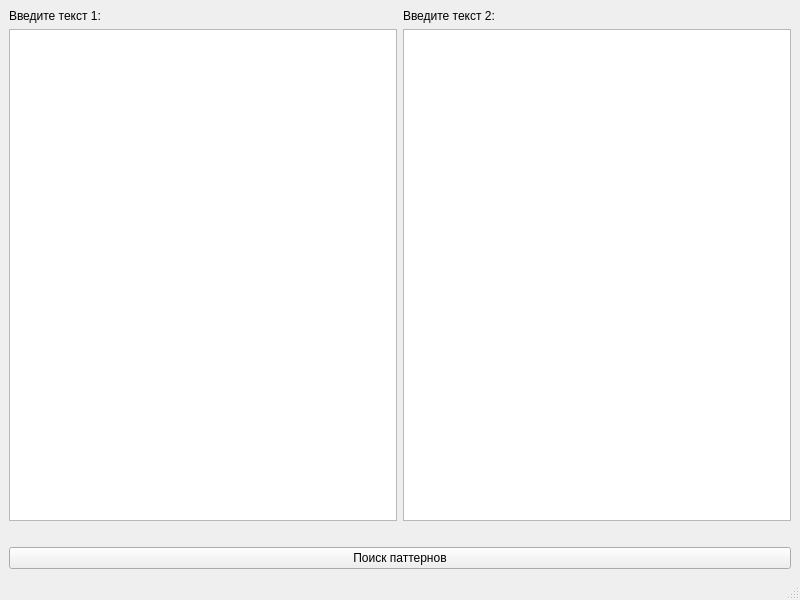
<?xml version="1.0" encoding="UTF-8"?>
<ui version="4.0">
 <class>MainWindow</class>
 <widget class="QMainWindow" name="MainWindow">
  <property name="geometry">
   <rect>
    <x>0</x>
    <y>0</y>
    <width>800</width>
    <height>600</height>
   </rect>
  </property>
  <property name="windowTitle">
   <string>MainWindow</string>
  </property>
  <widget class="QWidget" name="centralwidget">
   <layout class="QVBoxLayout" name="verticalLayout_3">
    <item>
     <layout class="QHBoxLayout" name="horizontalLayout">
      <item>
       <layout class="QVBoxLayout" name="verticalLayout_2">
        <item>
         <widget class="QLabel" name="label_2">
          <property name="text">
           <string>Введите текст 1:</string>
          </property>
         </widget>
        </item>
        <item>
         <widget class="QPlainTextEdit" name="plainTextEdit_2"/>
        </item>
       </layout>
      </item>
      <item>
       <layout class="QVBoxLayout" name="verticalLayout">
        <item>
         <widget class="QLabel" name="label">
          <property name="text">
           <string>Введите текст 2:</string>
          </property>
         </widget>
        </item>
        <item>
         <widget class="QPlainTextEdit" name="plainTextEdit"/>
        </item>
       </layout>
      </item>
     </layout>
    </item>
    <item>
     <widget class="QLabel" name="label_3">
      <property name="text">
       <string/>
      </property>
     </widget>
    </item>
    <item>
     <widget class="QPushButton" name="pushButton">
      <property name="text">
       <string>Поиск паттернов</string>
      </property>
     </widget>
    </item>
   </layout>
  </widget>
  <widget class="QMenuBar" name="menubar">
   <property name="geometry">
    <rect>
     <x>0</x>
     <y>0</y>
     <width>800</width>
     <height>22</height>
    </rect>
   </property>
  </widget>
  <widget class="QStatusBar" name="statusbar"/>
 </widget>
 <resources/>
 <connections/>
</ui>
